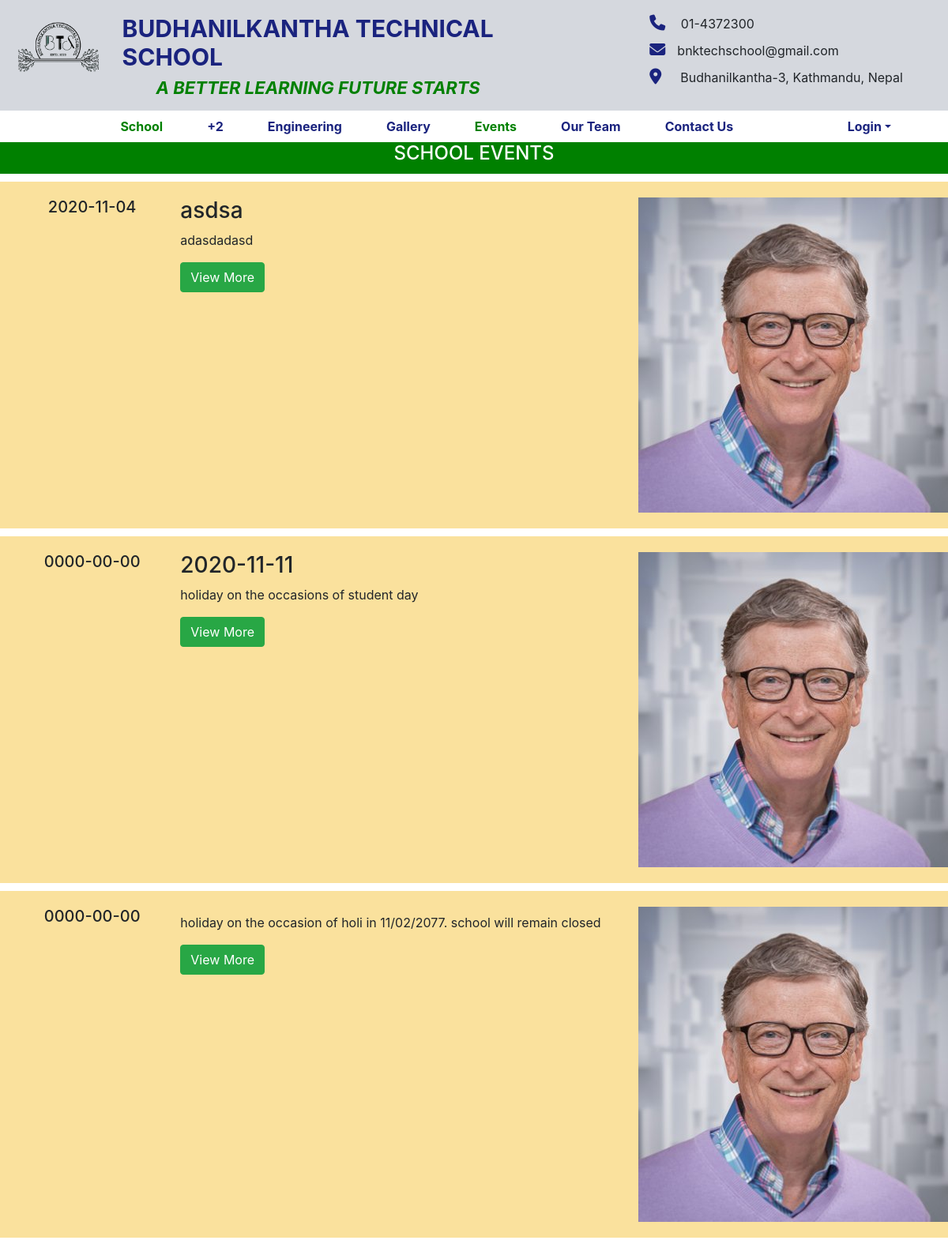
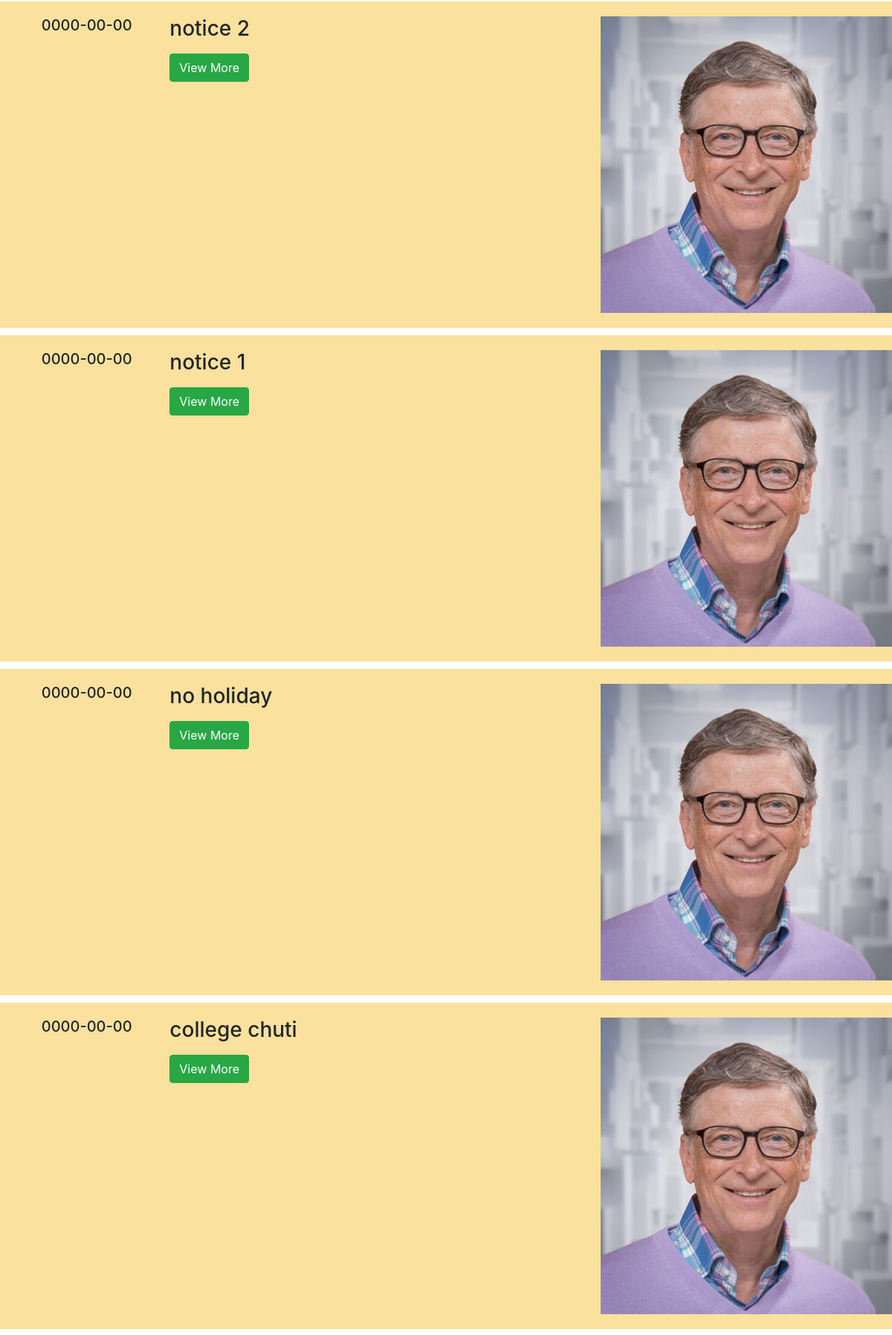
/BTS/events/events.php (upper part), run on the app's committed database (2 pictures, top to bottom).
### tables this page shows
CREATE TABLE `news_and_event` (
  `id` int(11) NOT NULL,
  `post` text NOT NULL,
  `description` varchar(1025) NOT NULL,
  `date` date NOT NULL,
  `school` int(11) NOT NULL,
  `plus2` int(11) NOT NULL,
  `engineering` int(11) NOT NULL
);

### BTS/events/events.php (the view, shortened to what this page needs)
<?php
include "../connection.php";
?>
<!DOCTYPE html>
<html>
<head>
  <link rel="stylesheet" href="https://stackpath.bootstrapcdn.com/bootstrap/4.5.2/css/bootstrap.min.css">
  <link rel="stylesheet" href="path/to/font-awesome/css/font-awesome.min.css">
  <link rel="stylesheet" type="text/css" href="./events.css">
</head>
<body>
    <div class="container-fluid ">
      <div class="row top-banner p-2">
        <div class="col-lg-8 col-md-8 col-sm-12">
          <div class="row">
            <div class="col-lg-2 col-sm-6 col-md-4">
              <div class="logo">
                <img src="../frontpage/images/logo.jpg" style="margin-top: 20px;" alt="Not Available!" />
              </div>
            </div>
            <div class="col-sm-8">
              <div class="top-title">
                <h1>BUDHANILKANTHA TECHNICAL SCHOOL</h1>
              </div>
              <div class="top-subtitle">
                <h5>A BETTER LEARNING FUTURE STARTS</h5>
              </div>
            </div>
          </div>
        </div>
        <div class="col-lg-4 col-md-4 col-sm-12">
          <div class="quick-contact">
            <ul>
              <li><i class="fa fa-phone"></i>&nbsp;01-4372300</li>
              <li><i class="fa fa-envelope"></i>bnktechschool@gmail.com</li>
              <li>
                <i class="fa fa-map-marker"></i>&nbsp;&nbsp;Budhanilkantha-3,
                Kathmandu, Nepal
              </li>
            </ul>
          </div>
        </div>
      </div>
    </div>
     <?php
      if(isset($_SESSION['login_user'])){
      ?>
    <div>
      <nav class="navbar navbar-expand-lg navbar-light py-0 ">
        <button
          class="navbar-toggler"
          type="button"
          data-toggle="collapse"
          data-target="#navbarSupportedContent"
          aria-controls="navbarSupportedContent"
          aria-expanded="false"
          aria-label="Toggle navigation"
        >
          <span class="navbar-toggler-icon"></span>
        </button>
        <div class="collapse navbar-collapse" id="navbarSupportedContent">
          <ul class="navbar-nav mx-auto">
            <!--<li class="nav-item center-menu">
              <a class="nav-link " href="../../+2/index.php">+2</a>
            </li>
             <li class="nav-item center-menu">
              <a class="nav-link" href="../../engineering/index.php">Engineering</a>
            </li>-->
            <li class="nav-item center-menu">
              <a class="nav-link" href="../galary/gallery.php">Gallery</a>
            </li>
            <li class="nav-item center-menu">
              <a class="nav-link active" href="">Events</a>
            </li>
            <li class="nav-item center-menu">
              <a class="nav-link" href="../resources/resource.php">Resources</a>
            </li>
            <li class="nav-item center-menu">
              <a class="nav-link" href="./../ourteam/ourteam.php">Our Team</a>
            </li>
             <li class="nav-item center-menu">
              <a class="nav-link" href="../results/results.php">Results</a>
            </li>
            <li class="nav-item center-menu">
              <a class="nav-link" href="../contact/contact.php">Contact Us</a>
            </li>
          </ul>
          <form class="form-inline my-2 my-lg-0">
            <ul class="navbar-nav mr-5" >
              <li class="nav-item">
                <a class="nav-link right-link" href="../school/student/detail/profile.php"><?php echo "$_SESSION[login_user]";?></a>
              </li>
              <li class="nav-item">
                <a class="nav-link right-link" href="../login/logout.php">Logout</a>
              </li>
            </ul>
          </form>
        </div>
      </nav>
    </div>
<?php }else{
  ?>
  <div>
      <nav class="navbar navbar-expand-lg navbar-light py-0 ">
        <div class="collapse navbar-collapse" id="navbarSupportedContent">
          <ul class="navbar-nav mx-auto">
             <li class="nav-item center-menu">
              <a class="nav-link active " href="../index.php">School</a>
            </li>
            <li class="nav-item center-menu">
              <a class="nav-link " href="../+2/index.php">+2</a>
            </li>
             <li class="nav-item center-menu">
              <a class="nav-link" href="../engineering/index.php">Engineering</a>
            </li>
            <li class="nav-item center-menu">
              <a class="nav-link" href="../galary/gallery.php">Gallery</a>
            </li>
            <li class="nav-item center-menu">
              <a class="nav-link active" href="">Events</a>
            </li>
            <li class="nav-item center-menu">
              <a class="nav-link" href="./ourteam/ourteam.php">Our Team</a>
            </li>
            <li class="nav-item center-menu">
              <a class="nav-link" href="../contact/contact.php">Contact Us</a>
            </li>
          </ul>
          <form class="form-inline my-2 my-lg-0">
            <ul class="navbar-nav mr-5" >
              <li class="nav-item dropdown" >
                <a class="nav-link right-link dropdown-toggle"
                id="navbarDropdown"
                role="button"
                data-toggle="dropdown"
                aria-haspopup="true"
                aria-expanded="false" >Login</a>
              </li>
            </ul>
          </form>
        </div>
      </nav>
    </div>
  <?php
}?>
<div class="container-fluid">
          <div class="row" style="background-color: green; height: 40px; color: white;justify-content: center;">
            <h4>SCHOOL EVENTS </h4>
          </div>
           <?php
                      $sql="select *from news_and_event WHERE school=1 ORDER BY id DESC";
                      $query=mysqli_query($db,$sql);
                      while($row=mysqli_fetch_array($query))
                        {
?>
          <div class="row" style="background-color: #fae19d; padding: 20px; margin-top: 10px;">
            <div class="col-lg-2 col-sm-12 col-md-2 datecol">
              <div class="date">
                <h5><?php echo $row['date']; ?></h5>
              </div>
            </div>
    <div class="col-lg-6 col-sm-12 col-md-6 descriptioncol">
            <h3><?php echo $row['post'];?></h3>
             <p><?php echo $row['description']; ?></p>
              <button type="button" class="btn btn-success btnview">View More</button>
             </div>
    <div class="col-lg-4 col-sm-12 col-md-4" style="text-align: center;">
      <div class="resourceimage">
     <img src="../frontpage/images/founder.jpg" alt="Not Available!" />
      </div>
    </div>
  </div>
<?php }
?>
  </div>
</body>
</html>

### BTS/events/events.css (style rules this page uses)
* { padding: 0; margin: 0; }
body { overflow-x: hidden; }
.top-banner { background-color: #d5d8de; }
.top-banner img { width: 100%; }
.top-title h1 { margin-top: 10px; font-size: 30px; font-weight: bolder; color: #1a237e; }
.top-subtitle h5 { font-style: italic; font-weight: bold; color: green; font-size: 22px; }
.quick-contact { margin-top: 10px; }
.quick-contact ul li { display: block; margin-left: 10px; list-style-type: none; margin-top: 10px; }
.quick-contact ul li i { color: #1a237e; font-weight: bold; font-size: 20px; margin-right: 15px; }
nav { background-color: #fff; }
.navbar-nav > .center-menu { padding-left: 20px; padding-right: 20px; }
.navbar-nav > .nav-item > .nav-link { color: #1a237e; font-weight: bold; }
.navbar-nav > .nav-item > .active { color: green; }
.navbar-nav > .nav-item > .right-link { color: #1a237e; }
h5 { text-align: center; }
#navbarSupportedContent ul li a.active { color: green; }

### data on the page
news_and_event: date "2020-11-04", post "asdsa", description "adasdadasd"
news_and_event: date "0000-00-00", post "2020-11-11", description "holiday on the occasions of student day"
news_and_event: date "0000-00-00", description "holiday on the occasion of holi in 11/02/2077. school will remain closed"
news_and_event: date "0000-00-00", post "notice 2"
news_and_event: date "0000-00-00", post "notice 1"
news_and_event: date "0000-00-00", post "no holiday"
news_and_event: date "0000-00-00", post "college chuti"
